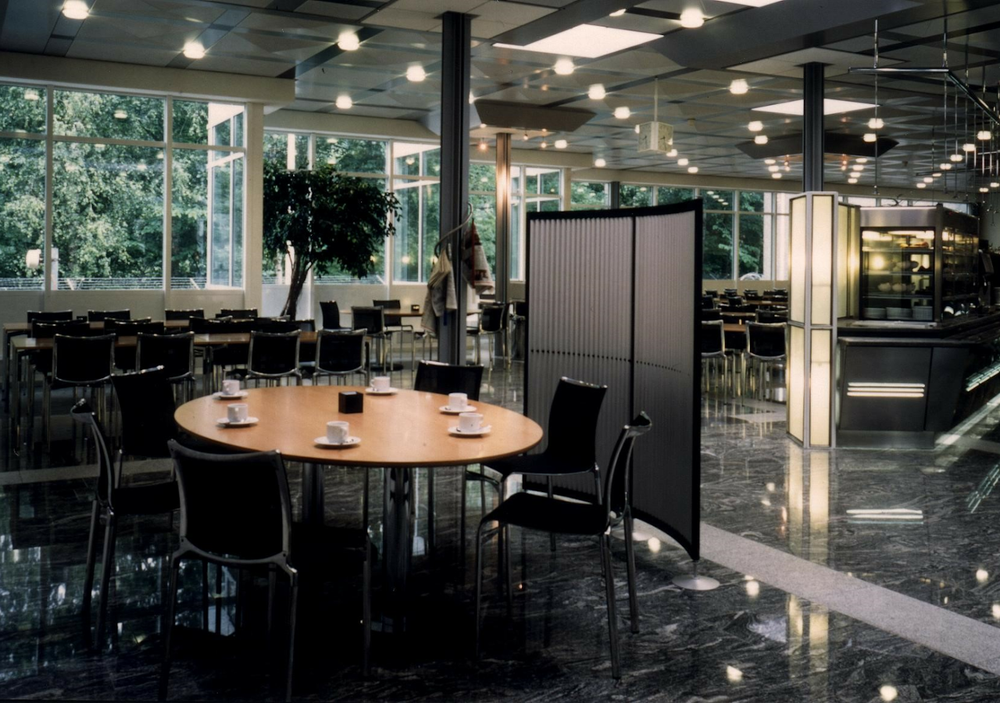
//> input picture Muehleberg.png, 1000 x 703 px, shrunk from 1280 x 900 before the run, given in place of , which was not available
$ ./connected_components   (built with g++ and OpenCV 4)
//> lines starting //> are read from the running program, lines starting //| are printed output that depends on the picture; after the words box and inside, x2 and y2 are one past the last pixel; in counts of white or black regions, pixels touching at a corner belong together; pictures that were not available may be replaced by others from this repository, and a replacement may not be noted
#include <opencv2/imgproc/imgproc.hpp>
#include <opencv2/highgui/highgui.hpp>
#include <iostream>

using namespace cv;
using namespace std;

cv::Mat img;
int threshval = 100;

static void
on_trackbar(int, void*) {
  cv::Mat bw = threshval < 128 ? (img < threshval) : (img > threshval);

  std::vector<std::vector<cv::Point>> contours;
  std::vector<Vec4i> hierarchy;

  findContours(bw, contours, hierarchy, CV_RETR_CCOMP, CV_CHAIN_APPROX_SIMPLE);

  cv::Mat dst = cv::Mat::zeros(img.size(), CV_8UC3);

  if(!contours.empty() && !hierarchy.empty()) {
    // iterate through all the top-level contours,
    // draw each connected component with its own random color
    int idx = 0;
    for(; idx >= 0; idx = hierarchy[idx][0]) {
      Scalar color((rand() & 255), (rand() & 255), (rand() & 255));
      drawContours(dst, contours, idx, color, CV_FILLED, 8, hierarchy);
    }
  }

  imshow("Connected Components", dst);
}

static void
help() {
  cout << "\n This program demonstrates connected components and use of the trackbar\n"
          "Usage: \n"
          "  ./connected_components <image(stuff.jpg as default)>\n"
          "The image is converted to grayscale and displayed, another image has a trackbar\n"
          "that controls thresholding and thereby the extracted contours which are drawn in color\n";
}

const char* keys = {"{1| |stuff.jpg|image for converting to a grayscale}"};

int
main(int argc, const char** argv) {
  help();
  CommandLineParser parser(argc, argv, keys);
  string inputImage = parser.get<string>("1");
  img = imread(inputImage.c_str(), 0);
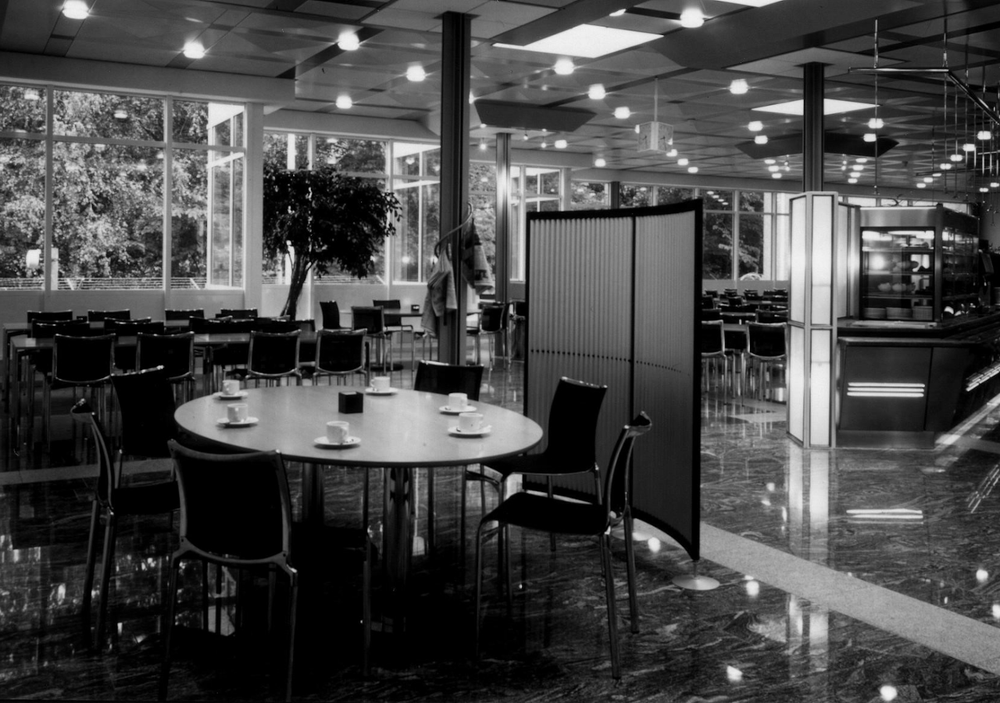
//> img: 703 rows x 1000 cols, CV_8UC1; min 0, max 242, mean 70.6

  if(img.empty()) {
    cout << "Could not read input image file: " << inputImage << endl;
    return -1;
  }

  namedWindow("Image", 1);
  imshow("Image", img);

  namedWindow("Connected Components", 1);
  createTrackbar("Threshold", "Connected Components", &threshval, 255, on_trackbar);
  on_trackbar(threshval, 0);
//> in on_trackbar, `cv::Mat bw = threshval < 128 ? (img < threshval) : (img > threshval);`:
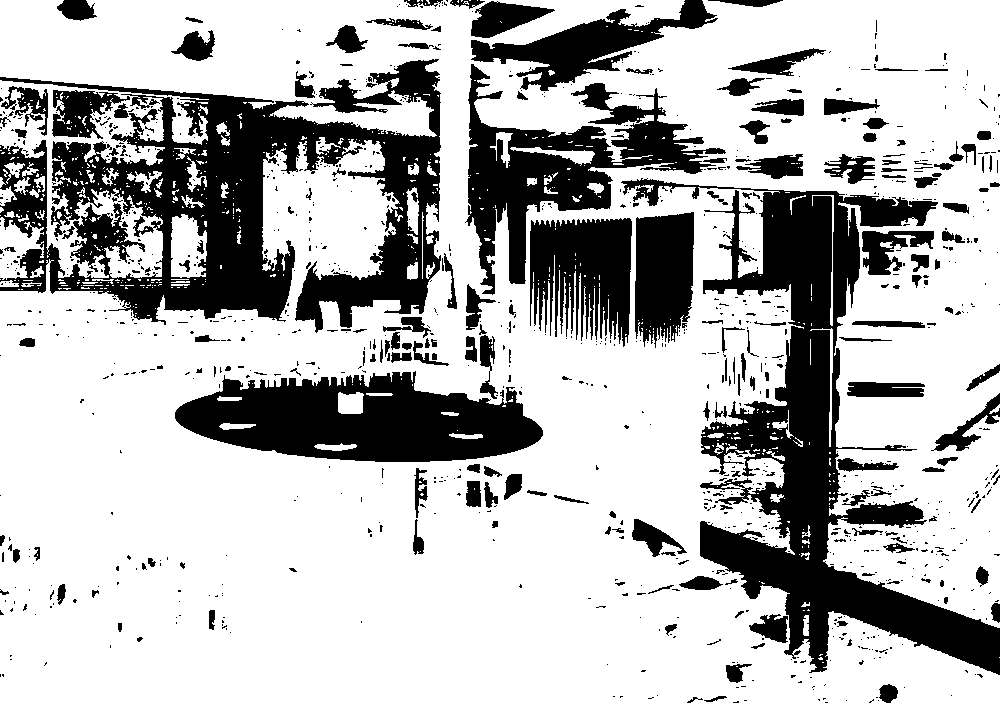
//> bw: 703 rows x 1000 cols, CV_8UC1; 71.7% white; 1077 black regions (880 under 20 px)
//> in on_trackbar, `findContours(bw, contours, hierarchy, CV_RETR_CCOMP, CV_CHAIN_APPROX_S..`: contours = 1855 contours, 1535 with area under 20; largest, box (x1, y1, x2, y2) and area: (0, 0, 1000, 703) 559784, (174, 370, 544, 463) 23936, (465, 63, 727, 296) 20207, (0, 80, 209, 278) 15114, (529, 217, 633, 348) 10718
//> the loop in on_trackbar, `for(; idx >= 0; idx = hierarchy[idx][0])` made 637 passes
//> idx on passes 2 to 4: 1, 2, 3
//> after the loop in on_trackbar, `for(; idx >= 0; idx = hierarchy[idx][0])`:
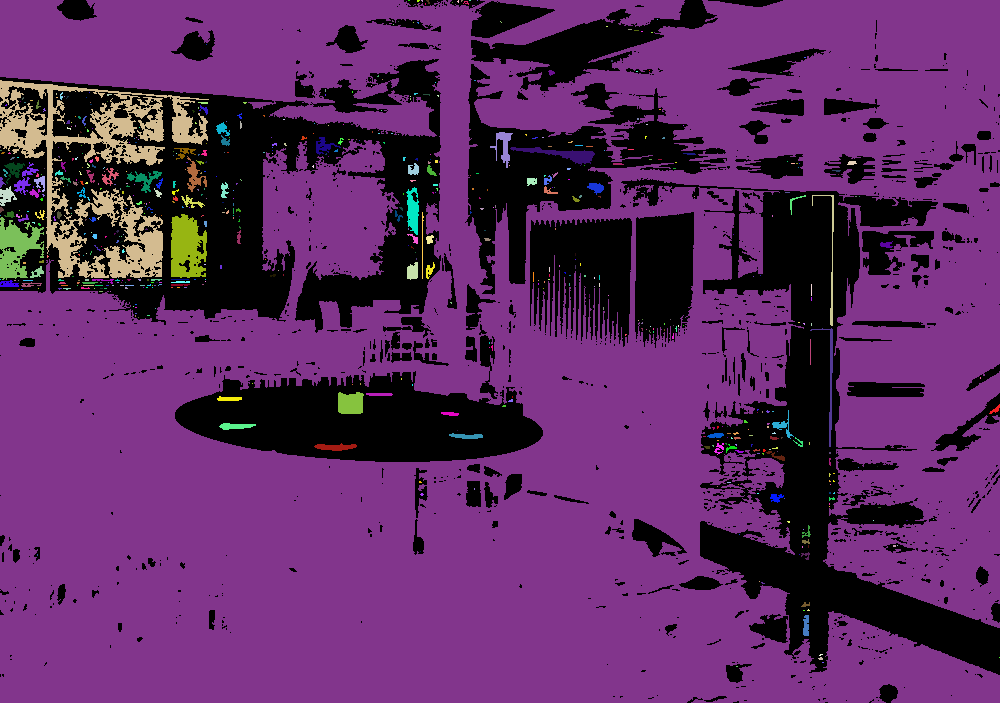
//> dst: 703 rows x 1000 cols, CV_8UC3; mean B, G, R 100, 42, 94.5
//> after the loop in on_trackbar, `for(; idx >= 0; idx = hierarchy[idx][0])`: idx = -1

  waitKey(0);
  return 0;
}
